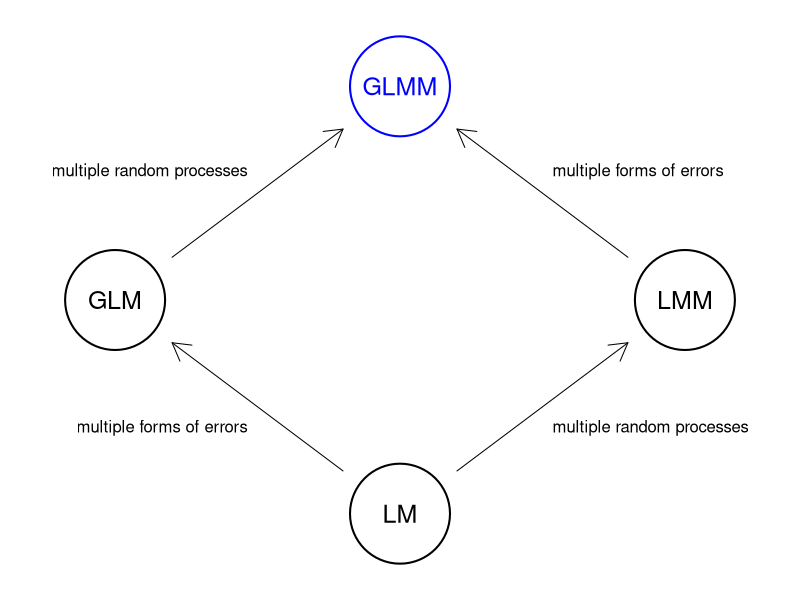

Here is the R script that generated this plot:
## ---- chunk 1
knitr::opts_chunk$set(echo = FALSE)
## ---- chunk 2
par(mai = rep(0, 4), omi = rep(0, 4), bg = NA)

## order: GLM, LM, GLMM, LMM
xx <- c(1, 2, 2, 3) * 10
yy <- c(2, 1, 3, 2) * 10

plot(c(7, 33), c(7, 33), type = "n", xlim = c(7, 33), ylim = c(7, 33),
     xaxt = "n", yaxt = "n", xlab = "", ylab = "",
     bty = "n")
symbols(xx, yy, circle = rep(2, 4), inches = 0.5, add = TRUE,
        lwd = 2, fg = c("black", "black", "blue", "black"), bg = "white")
text(xx, yy, c("GLM", "LM", "GLMM", "LMM"), cex = 1.5,
     col = c("black", "black", "blue", "black"))
## from LM to GLM
arrows(xx[2]-2, yy[2]+2, xx[1]+2, yy[1]-2, length = 0.2)
text(15, 14, "multiple forms of errors", pos = 2)
## from LM to LMM
arrows(xx[2]+2, yy[2]+2, xx[4]-2, yy[4]-2, length = 0.2)
text(25, 14, "multiple random processes", pos = 4)
## from GLM to GLMM
arrows(xx[1]+2, yy[1]+2, xx[3]-2, yy[3]-2, length = 0.2)
text(15, 26, "multiple random processes", pos = 2)
## from LMM to GLMM
arrows(xx[4]-2, yy[4]+2, xx[3]+2, yy[3]-2, length = 0.2)
text(25, 26, "multiple forms of errors", pos = 4)
